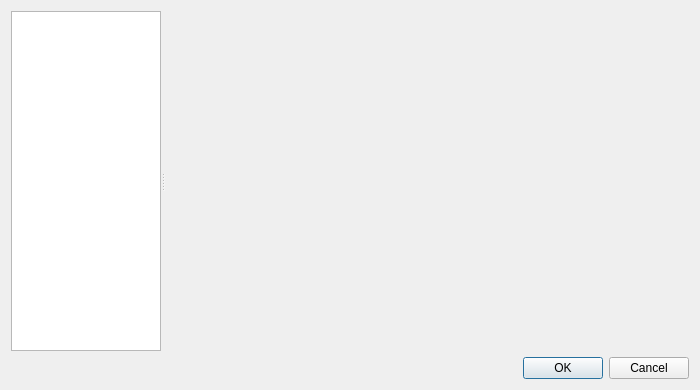
<?xml version="1.0" encoding="UTF-8"?>
<ui version="4.0">
 <class>UISettings</class>
 <widget class="QDialog" name="UISettings">
  <property name="geometry">
   <rect>
    <x>0</x>
    <y>0</y>
    <width>700</width>
    <height>390</height>
   </rect>
  </property>
  <property name="windowTitle">
   <string>Settings</string>
  </property>
  <layout class="QVBoxLayout" name="verticalLayout">
   <item>
    <widget class="QSplitter" name="splitter">
     <property name="sizePolicy">
      <sizepolicy hsizetype="Expanding" vsizetype="Expanding">
       <horstretch>0</horstretch>
       <verstretch>0</verstretch>
      </sizepolicy>
     </property>
     <property name="orientation">
      <enum>Qt::Horizontal</enum>
     </property>
     <widget class="QListWidget" name="listWidget">
      <property name="minimumSize">
       <size>
        <width>150</width>
        <height>0</height>
       </size>
      </property>
      <property name="maximumSize">
       <size>
        <width>150</width>
        <height>16777215</height>
       </size>
      </property>
     </widget>
     <widget class="QStackedWidget" name="stackedWidget">
      <widget class="QWidget" name="page_2"/>
     </widget>
    </widget>
   </item>
   <item>
    <layout class="QHBoxLayout" name="horizontalLayout">
     <item>
      <spacer name="horizontalSpacer">
       <property name="orientation">
        <enum>Qt::Horizontal</enum>
       </property>
       <property name="sizeHint" stdset="0">
        <size>
         <width>40</width>
         <height>20</height>
        </size>
       </property>
      </spacer>
     </item>
     <item>
      <widget class="QDialogButtonBox" name="buttonBox">
       <property name="sizePolicy">
        <sizepolicy hsizetype="Fixed" vsizetype="Fixed">
         <horstretch>0</horstretch>
         <verstretch>0</verstretch>
        </sizepolicy>
       </property>
       <property name="maximumSize">
        <size>
         <width>400</width>
         <height>16777215</height>
        </size>
       </property>
       <property name="standardButtons">
        <set>QDialogButtonBox::Cancel|QDialogButtonBox::Ok</set>
       </property>
      </widget>
     </item>
    </layout>
   </item>
  </layout>
 </widget>
 <resources/>
 <connections/>
</ui>
